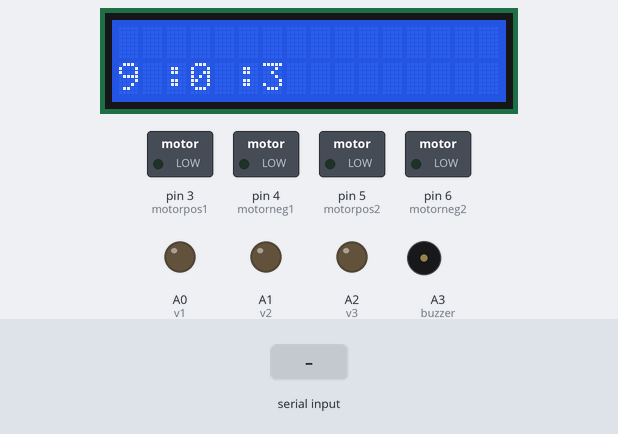
Bench run of a sketch on a simulated Arduino Uno, built with avr-gcc and run on an emulated ATmega328P. On the bench: 16×2 character LCD, switched loads named in the sketch (green lamp = pin HIGH), output pins drawn as LEDs (lit = HIGH), buzzer (waves = sounding). The inputs (shaded band) are chosen by the test bench. The local clock reads 2024-03-15 10:24:30 at power-on unless the sketch sets it; what the sketch prints to the serial monitor is not drawn.

Above: at 4.2 s.
4.3 s: "A" received over Serial
At 9.4 s:
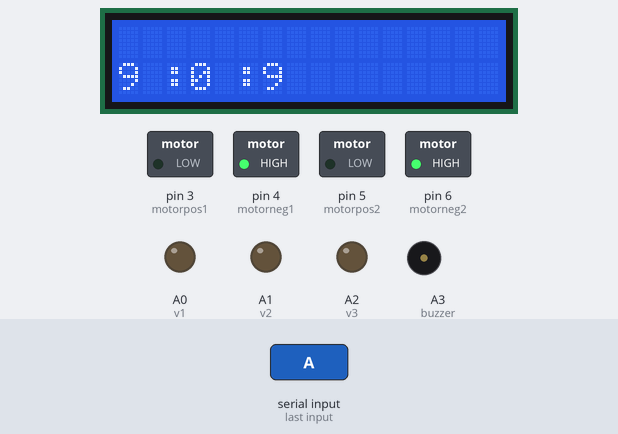
12.9 s: "E" received over the second serial link
At 15.7 s:
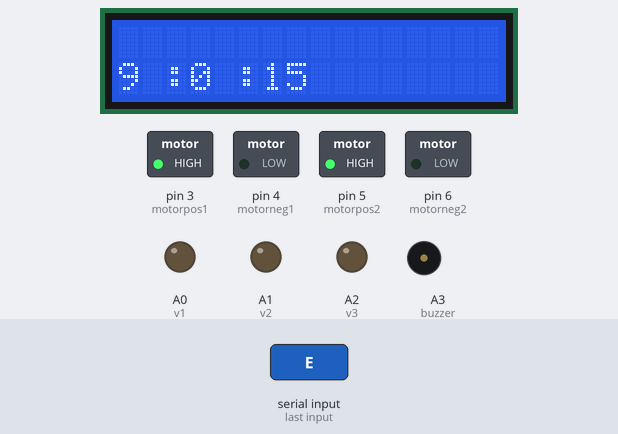
21.5 s: "C" received over Serial
At 24.6 s:
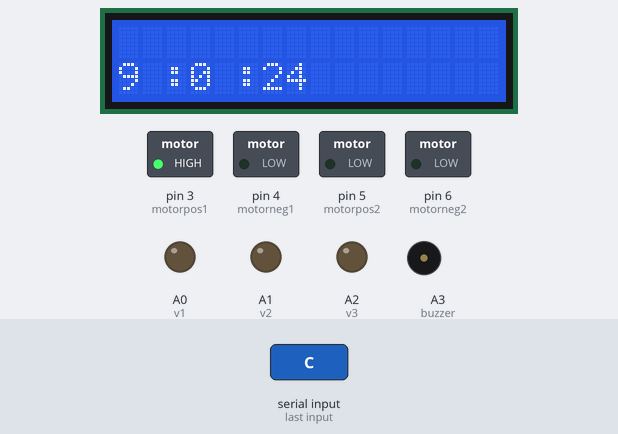
28.6 s: "L" received over the second serial link
At 30.9 s:
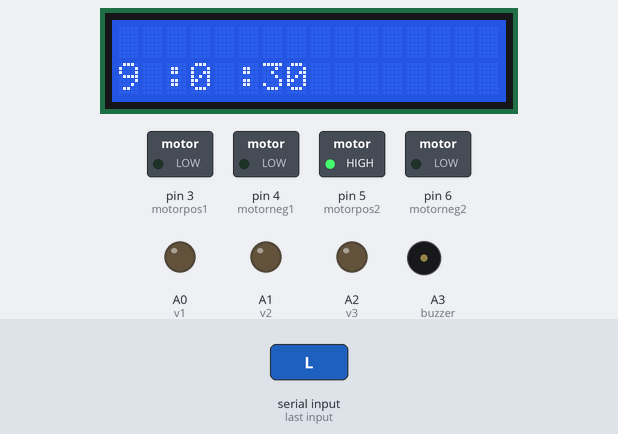
37.2 s: "O" received over Serial
At 39.7 s:
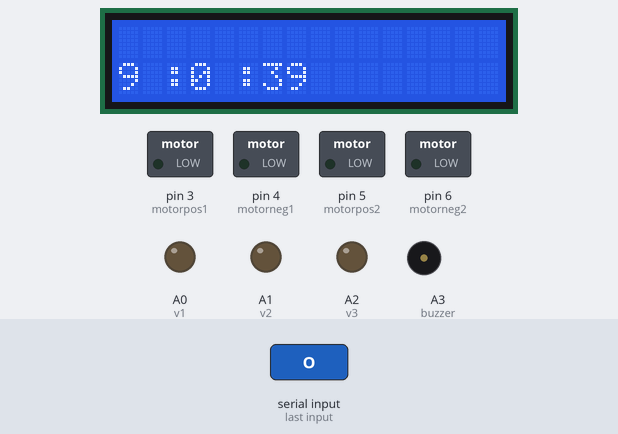
40.6 s: "S" received over the second serial link
Timing chart, 0 to 62.7 s (numbered marks = the images above; inputs shaded):
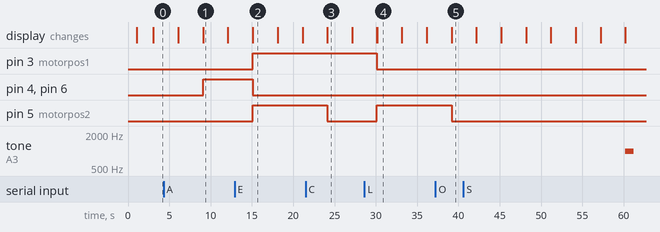

The sketch:

ITROB3.ino
```cpp
#include <Wire.h>

#include "lcd.h"
#include "rtc.h"
#include "iot.h"

//int motorpos1 = 3;
//int motorneg1 = 4;
//int motorpos2 = 5;
//int motorneg2 = 6;
int v1 = A0;
int v2 = A1;
int v3 = A2;
const int onhour = 9;
const int onmin1 = 01;
const int onmin2 = 03;
const int onmin3 = 05;
int onsec;
int buzzer = A3;

void setup() {
  analogWrite(v1, HIGH);
  analogWrite(v2, HIGH);
  analogWrite(v3, HIGH);
  //  analogWrite(buzzer,HIGH);
  // put your setup code here, to run once:
  Serial.begin(9600);//bluetooth
  ss.begin(9600);//iot
  pinMode(motorpos1, OUTPUT);
  pinMode(motorneg1, OUTPUT);
  pinMode(motorpos2, OUTPUT);
  pinMode(motorneg2, OUTPUT);
  pinMode(buzzer, OUTPUT);
  pinMode(v1, OUTPUT);
  pinMode(v2, OUTPUT);
  pinMode(v3, OUTPUT);
  lcd.begin(16, 2);

  rtc_begin();

  lcd.clear();
  lcd.setCursor(0, 0);
  lcd.print("medical assistent");

  delay(2000);
}


void loop() {
  lcd.clear();

  //  Serial.print("hi");
  rtc_check();
  lcd.setCursor(0, 1);
  lcd.print(Hor);
  lcd.setCursor(2, 1);
  lcd.print(':');
  lcd.setCursor(3, 1);
  lcd.print(Min);
  lcd.setCursor(5, 1);
  lcd.print(':');
  lcd.setCursor(6, 1);
  lcd.print(Sec);
  if (onhour == Hor && onmin1 == Min && onsec < 10)
  {
    lcd.setCursor(0, 1);
    lcd.print("medicine 1");
    analogWrite(v1, LOW);
    //    analogWrite(buzzer, LOW);
    tone(buzzer, 1000); // Send 1KHz sound signal...
    delay(1000);        // ...for 1 sec
    noTone(buzzer);     // Stop sound...
    delay(1000);
  }
  else {
    analogWrite(v1, HIGH);
    //    analogWrite(buzzer, HIGH);
    noTone(buzzer);     // Stop sound...
    delay(1000);
  }

  if (onhour == Hor && onmin2 == Min && onsec < 10)
  { lcd.setCursor(0, 1);
    lcd.print("medicine 2");
    analogWrite(v2, LOW);
    tone(buzzer, 1000); // Send 1KHz sound signal...
    delay(1000);        // ...for 1 sec
    noTone(buzzer);     // Stop sound...
    delay(1000);
  }
  else {
    analogWrite(v2, HIGH);
    noTone(buzzer);     // Stop sound...
    delay(1000);
  }

  if (onhour == Hor && onmin3 == Min && onsec < 10)
  {
    lcd.setCursor(0, 1);
    lcd.print("medicine 3");
    analogWrite(v3, LOW);
    tone(buzzer, 1000); // Send 1KHz sound signal...
    delay(1000);        // ...for 1 sec
    noTone(buzzer);     // Stop sound...
    delay(1000);
  }
  else {
    analogWrite(v3, HIGH);
    noTone(buzzer);     // Stop sound...
    delay(1000);
  }

  iot();

  //  delay(1000);
}
void serialEvent()
{ while (Serial.available() > 0)
  {


    Serial.print("lp");
    char bt = Serial.read();
    Serial.print(bt);
    switch (bt) {
      case 'A':
        lcd.setCursor(3, 1);
        lcd.print("Forward");
        Serial.print("Forward");
        digitalWrite(motorpos1, LOW);
        digitalWrite(motorneg1, HIGH);
        digitalWrite(motorpos2, LOW);
        digitalWrite(motorneg2, HIGH);
        break;

      case 'B':
        lcd.setCursor(3, 1);
        lcd.print("backward");
        Serial.print("backward");
        digitalWrite(motorpos1, HIGH);
        digitalWrite(motorneg1, LOW);
        digitalWrite(motorpos2, HIGH);
        digitalWrite(motorneg2, LOW);
        break;

      case 'C':
        lcd.setCursor(3, 1);
        lcd.print("right");
        Serial.print("right");
        digitalWrite(motorpos1, HIGH);
        digitalWrite(motorneg1, LOW);
        digitalWrite(motorpos2, LOW);
        digitalWrite(motorneg2, LOW);
        break;

      case 'D':
        lcd.setCursor(3, 1);
        lcd.print("left");
        Serial.print("left");
        digitalWrite(motorpos1, LOW);
        digitalWrite(motorneg1, LOW);
        digitalWrite(motorpos2, HIGH);
        digitalWrite(motorneg2, LOW);
        break;

      case 'O':
        lcd.setCursor(3, 1);
        lcd.print("stop");
        Serial.print("stop");
        digitalWrite(motorpos1, LOW);
        digitalWrite(motorneg1, LOW);
        digitalWrite(motorpos2, LOW);
        digitalWrite(motorneg2, LOW);
        break;


    }
  }

}
```

iot.h
```cpp
#ifndef IOT_H
#define IOT_H
#include<SoftwareSerial.h>
SoftwareSerial ss(7, 2);
int motorpos1 = 3;
int motorneg1 = 4;
int motorpos2 = 5;
int motorneg2 = 6;

void iot(){
  while (ss.available() > 0)
  {
   Serial.print("h");
    char b = ss.read();
    Serial.print(b);
    switch (b) {
      case 'F' :
        lcd.setCursor(3, 1);
        lcd.print("Forward");
        Serial.print("Forward");
        digitalWrite(motorpos1, LOW);
        digitalWrite(motorneg1, HIGH);
        digitalWrite(motorpos2, LOW);
        digitalWrite(motorneg2, HIGH);
        break;

      case 'E':
        lcd.setCursor(3, 1);
        lcd.print("backward");
        Serial.print("backward");
        digitalWrite(motorpos1, HIGH);
        digitalWrite(motorneg1, LOW);
        digitalWrite(motorpos2, HIGH);
        digitalWrite(motorneg2, LOW);
        break;

      case 'R':
        lcd.setCursor(3, 1);
        lcd.print("right");
        Serial.print("right");
        digitalWrite(motorpos1, HIGH);
        digitalWrite(motorneg1, LOW);
        digitalWrite(motorpos2, LOW);
        digitalWrite(motorneg2, LOW);
        break;

      case 'L':
        lcd.setCursor(3, 1);
        lcd.print("left");
        Serial.print("left");
        digitalWrite(motorpos1, LOW);
        digitalWrite(motorneg1, LOW);
        digitalWrite(motorpos2, HIGH);
        digitalWrite(motorneg2, LOW);
        break;

         case 'S':
        lcd.setCursor(3, 1);
        lcd.print("stop");
        Serial.print("stop");
        digitalWrite(motorpos1, LOW);
        digitalWrite(motorneg1, LOW);
        digitalWrite(motorpos2, LOW);
        digitalWrite(motorneg2, LOW);
        break;


    }
  }
}
#endif
```

rtc.h
```cpp
#ifndef RTC_H
#define RTC_H
#include"Arduino.h"
#include <DS3231.h>
#include <Wire.h>
#include "lcd.h"
DS3231  rtc(SDA, SCL);
Time  t;
//const int onhour=09;
//const int onmin1=01;
//const int onmin2=02;
//const int onmin3=03;
int Hor;
int Min;
int Sec;
//
//extern int Min_inc;
//extern int unit_count;

void rtc_begin()
{

  Wire.begin();
  rtc.begin();
//  rtc.setDOW(WEDNESDAY);     // Set Day-of-Week to SUNDAY
  rtc.setTime(9, 00, 00);    // Set the time to 12:00:00 (24hr format)
//  rtc.setDate(12, 31, 2021);   // Set the date to January 1st, 2014
  delay(1000);
}
void rtc_check()
{
  t = rtc.getTime();
  Hor = t.hour;
  Min = t.min;
  Sec = t.sec;

////   lcd.clear();
//  lcd.setCursor(0, 1);
//  lcd.print(Hor);
//  lcd.setCursor(2, 1);
//  lcd.print(':');
//  lcd.setCursor(3, 1);
//  lcd.print(Min);
//  lcd.setCursor(5, 1);
//  lcd.print(':');
//  lcd.setCursor(6, 1);
////  lcd.print(Sec);
//  Serial.print(Hor);
//  Serial.print(Min);
//  Serial.print(Sec);
//
}
#endif
```

lcd.h
```cpp
#ifndef LCD_H
#define LCD_H
#include<LiquidCrystal.h>

LiquidCrystal lcd(13,12,11,10,9,8);
#endif
```

Measured:
- after the input at 4.3 s, pin 4 (motorneg1), pin 6 (motorneg2): LOW → HIGH after 4.8 s; the display: first differs from a run without the input after 4.8 s (image 1 shows a later state)
- after the input at 12.9 s, pin 3 (motorpos1), pin 5 (motorpos2): LOW → HIGH after 2.2 s; pin 4 (motorneg1), pin 6 (motorneg2): HIGH → LOW after 2.2 s; the display: first changes after 2.2 s (image 2 shows a later state)
- after the input at 21.5 s, pin 5 (motorpos2): HIGH → LOW after 2.6 s; the display: first changes after 2.6 s (image 3 shows a later state)
- after the input at 28.6 s, pin 3 (motorpos1): HIGH → LOW after 1.5 s; pin 5 (motorpos2): LOW → HIGH after 1.5 s; the display: first changes after 1.5 s (image 4 shows a later state)
- after the input at 37.2 s, pin 5 (motorpos2): HIGH → LOW after 2.0 s; the display: first changes after 2.0 s (image 5 shows a later state)
- what the display in image 1 shows lasts 3.0 s, from 9.1 s to 12.1 s
